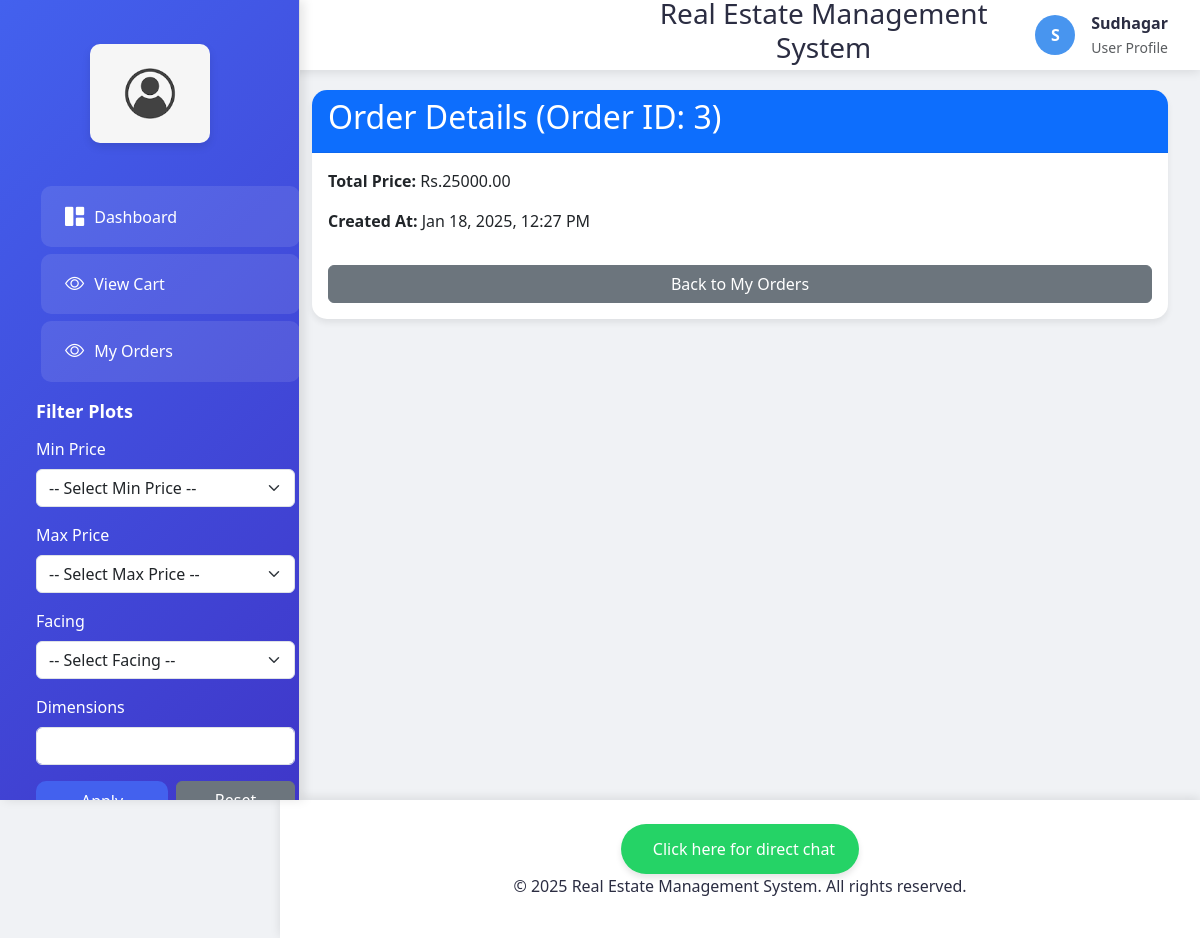
Page /order/3/ (signed in) on the committed database.
### properties/models.py (models this page shows, shortened)
class Order(models.Model):
    user = models.ForeignKey(User, on_delete=models.CASCADE)  # ForeignKey to the User model
    total_price = models.DecimalField(max_digits=10, decimal_places=2)  # Total price of the order
    created_at = models.DateTimeField(default=timezone.now)
    class Meta:
        verbose_name = 'Order'
        verbose_name_plural = 'Orders'

### properties/views.py (the view)
# urls.py: path('order/<int:order_id>/', views.order_details, name='order_details'),  # Define the order_details route
@login_required
def order_details(request, order_id):
    order = get_object_or_404(Order, id=order_id, user=request.user)  # Ensure the order belongs to the logged-in user
    order_items = order.items.all()  # Fetch related OrderItem objects
    return render(request, 'order_details.html', {'order': order, 'order_items': order_items})

### properties/templates/order_details.html (shortened to what this page needs)
{% extends 'base.html' %}
{% block content %}
<div class="card">
    <div class="card-header bg-primary text-white">
        <h2>Order Details (Order ID: {{ order.id }})</h2>
    </div>
    <div class="card-body">
        <p><strong>Total Price:</strong> Rs.{{ order.total_price }}</p>
        <p><strong>Created At:</strong> {{ order.created_at|date:"M d, Y, H:i A" }}</p>
        <a href="{% url 'my_orders' %}" class="btn btn-secondary mt-3">Back to My Orders</a>
    </div>
</div>
{% endblock %}

### properties/templates/base.html (shortened to what this page needs)
{% load static %}
<!DOCTYPE html>
<html lang="en">
<head>
    <link href="https://cdn.jsdelivr.net/npm/bootstrap@5.3.0-alpha1/dist/css/bootstrap.min.css" rel="stylesheet">
    <link rel="stylesheet" href="https://cdn.jsdelivr.net/npm/bootstrap-icons@1.11.1/font/bootstrap-icons.css">
</head>
<body>
    <nav class="sidebar">
        <div class="logo-container">
            <img src="{% static 'images/logo4.png' %}" alt="Logo">
        </div>
        <div class="nav flex-column">
            <a class="nav-link active" href="{% url 'user_dashboard' %}">
                <i class="bi bi-grid-1x2-fill"></i>
                <span>Dashboard</span>
            </a>
            <a class="nav-link active" href="{% url 'view_cart' %}">
                <i class="bi bi-eye"></i>
                <span>View Cart</span>
            </a>
            <a class="nav-link active" href="{% url 'my_orders' %}">
                <i class="bi bi-eye"></i>
                <span>My Orders</span>
            </a>
            <div class="filter-section p-3">
                <h5 class="filter-title">Filter Plots</h5>
                <form method="GET" action="{% url 'user_dashboard' %}">
                    <div class="mb-3">
                        <label for="price_range_min" class="form-label">Min Price</label>
                        <select id="price_range_min" name="price_range_min" class="form-select">
                            <option value="">-- Select Min Price --</option>
                        </select>
                    </div>
                    <div class="mb-3">
                        <label for="price_range_max" class="form-label">Max Price</label>
                        <select id="price_range_max" name="price_range_max" class="form-select">
                            <option value="">-- Select Max Price --</option>
                        </select>
                    </div>
                    <div class="mb-3">
                        <label for="facing" class="form-label">Facing</label>
                        <select id="facing" name="facing" class="form-select">
                            <option value="">-- Select Facing --</option>
                        </select>
                    </div>
                    <div class="mb-3">
                        <label for="dimensions" class="form-label">Dimensions</label>
                        <input type="text" id="dimensions" name="dimensions" class="form-control" value="{{ dimensions }}">
                    </div>
                    <div class="d-flex gap-2">
                        <button type="submit" class="btn btn-primary">Apply Filter</button>
                        <a href="{% url 'user_dashboard' %}" class="btn btn-secondary">Reset</a>
                    </div>
                </form>
            </div>
        </div>
    </nav>
    <header class="main-header">
        <div class="header-content">
            <h3 class="text-center" style="margin-left:300px;">Real Estate Management System</h3>
            <div class="user-profile">
                <div class="user-avatar">
                    {{ user.username|make_list|first|upper }}
                </div>
                <div class="d-none d-md-block">
                    <div class="fw-bold">{{ user.username }}</div>
                    <small class="text-muted">User Profile</small>
                </div>
            </div>
        </div>
    </header>
    <main class="main-content">
        {% block content %}
        {% endblock %}
    </main>
<footer class="footer">
    <div class="footer-content">
        <a
            class="qlwapp-toggle whatsapp-link"
            href="https://web.whatsapp.com/send?phone=&amp;text=Hello!%20Istuti"
            target="_blank"
            role="button">
            <span>Click here for direct chat</span>
        </a>
        <p class="footer-text">&copy; 2025 Real Estate Management System. All rights reserved.</p>
    </div>
</footer>
</body>
</html>

### properties/templates/base.html (style rules this page uses)
:root { --primary-color: #4361ee; --secondary-color: #3f37c9; --accent-color: #4895ef; --text-color: #2b2d42; --bg-light: #f8f9fa; --sidebar-width: 280px; }
body { font-family: 'Segoe UI', system-ui, -apple-system, sans-serif; background-color: #f0f2f5; color: var(--text-color); }
.sidebar { position: fixed; top: 0; left: 0; height: 100vh; width: var(--sidebar-width); background: linear-gradient(135deg, var(--primary-color), var(--secondary-color)); color: white; padding-top: 1rem; z-index: 1000; box-shadow: 4px 0 10px rgba(0, 0, 0, 0.1); transition: all 0.3s ease; }
.sidebar .logo-container { padding: 1.5rem; text-align: center; margin-bottom: 1rem; }
.sidebar .logo-container img { width: 120px; height: auto; border-radius: 10px; box-shadow: 0 4px 8px rgba(0, 0, 0, 0.1); }
.nav-link { color: rgba(255, 255, 255, 0.8); padding: 1rem 1.5rem; margin: 0.2rem 1rem; border-radius: 10px; transition: all 0.3s ease; display: flex; align-items: center; gap: 10px; }
.nav-link:hover, .nav-link.active { background-color: rgba(255, 255, 255, 0.1); color: white; transform: translateX(5px); }
.nav-link i { font-size: 1.2rem; }
.main-header { position: fixed; top: 0; right: 0; left: var(--sidebar-width); height: 70px; background: white; box-shadow: 0 2px 10px rgba(0, 0, 0, 0.1); z-index: 999; padding: 0 2rem; }
.header-content { display: flex; justify-content: space-between; align-items: center; height: 100%; }
.user-profile { display: flex; align-items: center; gap: 1rem; }
.user-avatar { width: 40px; height: 40px; border-radius: 50%; background: var(--accent-color); color: white; display: flex; align-items: center; justify-content: center; font-weight: bold; }
.main-content { margin-left: var(--sidebar-width); padding: 90px 2rem 2rem; min-height: 100vh; }
.card { border: none; border-radius: 15px; box-shadow: 0 4px 6px rgba(0, 0, 0, 0.07); transition: transform 0.3s ease; }
.card-header { background-color: white; border-bottom: 1px solid rgba(0, 0, 0, 0.05); border-radius: 15px 15px 0 0 !important; }
.footer { margin-left: var(--sidebar-width); padding: 1.5rem; background: white; text-align: center; box-shadow: 0 -2px 10px rgba(0, 0, 0, 0.1); }
.btn-primary { background: var(--primary-color); border: none; border-radius: 10px; padding: 0.5rem 1.5rem; transition: all 0.3s ease; }
.sidebar { width: 300px; background-color: #f8f9fa; border-right: 1px solid #ddd; position: fixed; top: 0; left: 0; height: 100vh; overflow-y: auto; padding: 20px; }
.filter-section { margin-bottom: 20px; }
.filter-title { font-size: 18px; font-weight: bold; margin-bottom: 15px; }
.btn { width: 100%; }
.footer .whatsapp-link { display: inline-flex; align-items: center; gap: 0.5rem; background-color: #25d366; color: white; font-size: 1rem; font-weight: 500; padding: 0.8rem 1.5rem; border-radius: 30px; text-decoration: none; transition: all 0.3s ease; box-shadow: 0 4px 6px rgba(0, 0, 0, 0.1); }

### rows in the picture
Order: id "3", total_price "25000.00", created_at "Jan 18, 2025, 12:27 PM"

### other values in the picture
{{ user.username|make_list|first|upper }} "S"
{{ user.username }} "Sudhagar"
